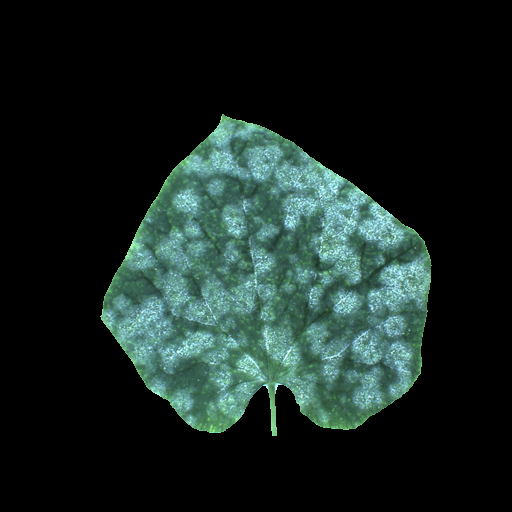
#> input picture U-net-re/data/test/img/4.png, 512 x 512 px, given in place of 0.png, which was not available
$ python s5_gau.py   (older library calls are emulated)
#> lines starting #> are read from the running program, lines starting #| are printed output that depends on the picture; after the words box and inside, x2 and y2 are one past the last pixel; in counts of white or black regions, pixels touching at a corner belong together; pictures that were not available may be replaced by others from this repository, and a replacement may not be noted
'''
使用混合高斯聚类，对图片进行分割。
每张图片都是用一个混合高斯聚类模型。
超像素+混合高斯聚类？
'''
# %% [markdown]
# ## 读取数据集
#%% 先根据图片构建数据集
import numpy as np
from numpy.lib.function_base import append
import skimage.io
import skimage.morphology
import os
import matplotlib.pyplot as plt
from sklearn.mixture import GaussianMixture

#%%
# [30 lines left out: functions iu_acc, dice_acc, pre_recall, not called in this run]


def pixel_acc(y_true, y_pred):
    acc = np.sum(y_true == y_pred) / len(y_true)
    return acc
#%%
test_path = '../dataset/plant_seg/test'

test_data = []
test_label = []
for i in range(20):
    img_path = os.path.join(test_path, 'img', str(i) + '.png')
    ano_path = os.path.join(test_path, 'imgAno', str(i) + '.png')
    img = skimage.io.imread(img_path)  # 原始图片
#> img is the input picture: shape (512, 512, 3); mean R, G, B 24.2, 38.3, 34.6
    img_ano = skimage.io.imread(ano_path, 1)  # 灰度图
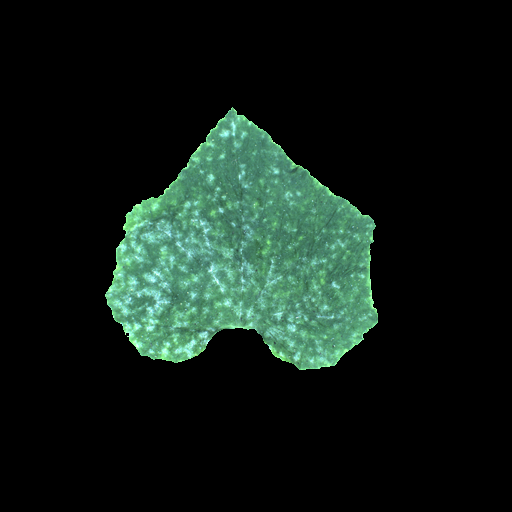
#> input picture U-net-re/data/test/img/8.png, 512 x 512 px, given in place of 0.png, which was not available
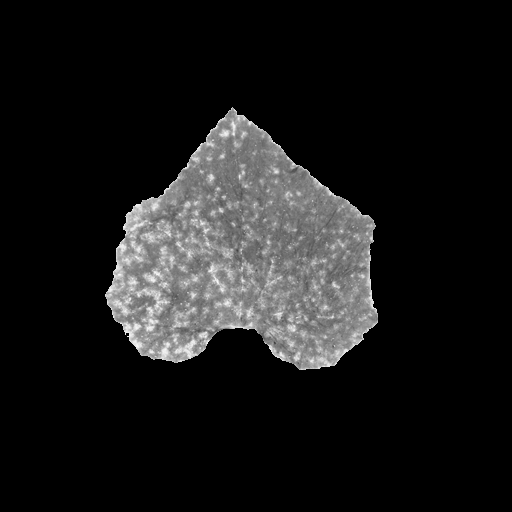
#> img_ano: shape (512, 512) float64; min 0, max 0.98, mean 0.101
    # 归一化
    img = img.astype(np.float) / 255.0
    img_ano = img_ano.astype(np.float) / 255.0
    img_ano[img_ano > 0] = 1
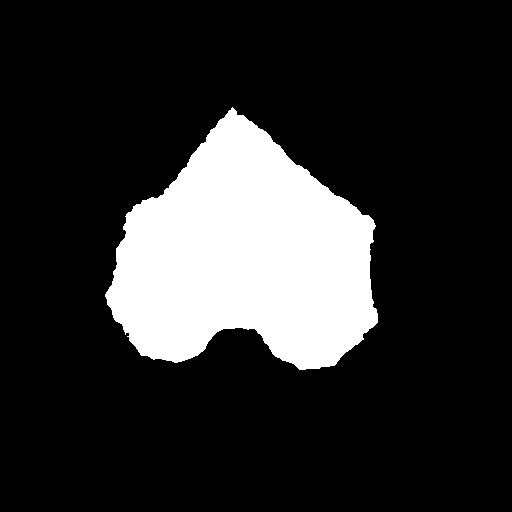
#> img_ano: shape (512, 512) float64; values 0 (black) and 1 (white), 17.8% white; 1 white region, box (x1, y1, x2, y2) and area: (105, 107, 378, 370) 46641
    for i in range(0, 512):
        for j in range(0, 512):
            test_data.append(img[i, j, :])
            test_label.append(img_ano[i, j])
#> after the loop, test_data = 262144 items; test_label = 262144 items
#> (the run stopped early here; a loop or call above may not have finished)
